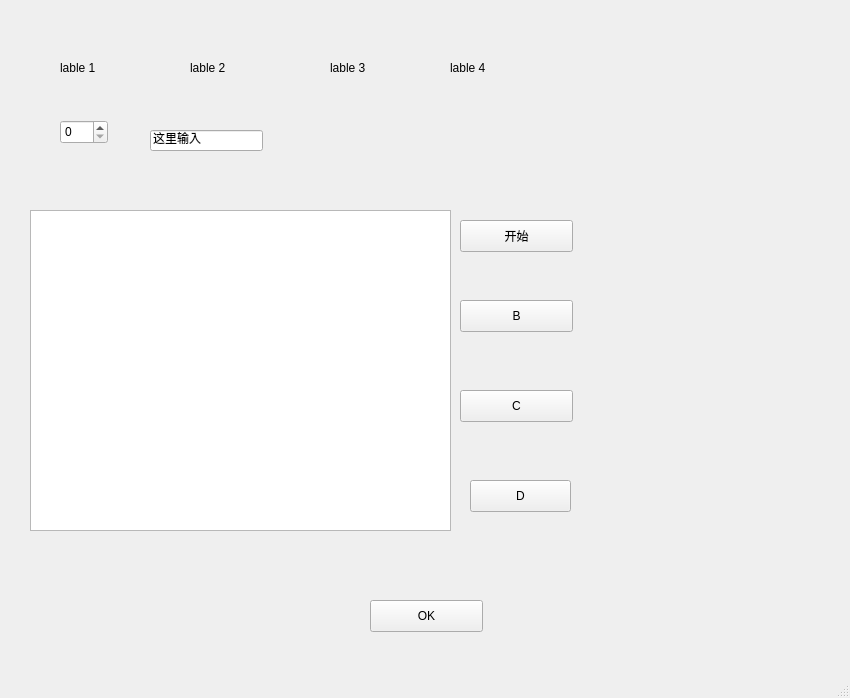
<?xml version="1.0" encoding="UTF-8"?>
<ui version="4.0">
 <class>MainWindow</class>
 <widget class="QMainWindow" name="MainWindow">
  <property name="enabled">
   <bool>true</bool>
  </property>
  <property name="geometry">
   <rect>
    <x>0</x>
    <y>0</y>
    <width>850</width>
    <height>698</height>
   </rect>
  </property>
  <property name="windowTitle">
   <string>MainWindow</string>
  </property>
  <widget class="QWidget" name="MyWindow">
   <widget class="QPushButton" name="pushButton">
    <property name="geometry">
     <rect>
      <x>460</x>
      <y>220</y>
      <width>113</width>
      <height>32</height>
     </rect>
    </property>
    <property name="text">
     <string>开始</string>
    </property>
   </widget>
   <widget class="QPushButton" name="pushButton_2">
    <property name="geometry">
     <rect>
      <x>460</x>
      <y>300</y>
      <width>113</width>
      <height>32</height>
     </rect>
    </property>
    <property name="text">
     <string>B</string>
    </property>
   </widget>
   <widget class="QLabel" name="label">
    <property name="geometry">
     <rect>
      <x>60</x>
      <y>60</y>
      <width>60</width>
      <height>16</height>
     </rect>
    </property>
    <property name="text">
     <string>lable 1</string>
    </property>
   </widget>
   <widget class="QLabel" name="label_2">
    <property name="geometry">
     <rect>
      <x>190</x>
      <y>60</y>
      <width>60</width>
      <height>16</height>
     </rect>
    </property>
    <property name="text">
     <string>lable 2</string>
    </property>
   </widget>
   <widget class="QLabel" name="label_3">
    <property name="geometry">
     <rect>
      <x>330</x>
      <y>60</y>
      <width>60</width>
      <height>16</height>
     </rect>
    </property>
    <property name="text">
     <string>lable 3</string>
    </property>
   </widget>
   <widget class="QLabel" name="label_4">
    <property name="geometry">
     <rect>
      <x>450</x>
      <y>60</y>
      <width>60</width>
      <height>16</height>
     </rect>
    </property>
    <property name="text">
     <string>lable 4</string>
    </property>
   </widget>
   <widget class="QPushButton" name="pushButton_3">
    <property name="geometry">
     <rect>
      <x>460</x>
      <y>390</y>
      <width>113</width>
      <height>32</height>
     </rect>
    </property>
    <property name="text">
     <string>C</string>
    </property>
   </widget>
   <widget class="QPushButton" name="pushButton_4">
    <property name="geometry">
     <rect>
      <x>470</x>
      <y>480</y>
      <width>101</width>
      <height>32</height>
     </rect>
    </property>
    <property name="text">
     <string>D</string>
    </property>
   </widget>
   <widget class="QGraphicsView" name="graphicsView">
    <property name="geometry">
     <rect>
      <x>30</x>
      <y>210</y>
      <width>421</width>
      <height>321</height>
     </rect>
    </property>
   </widget>
   <widget class="QPushButton" name="pushButton_5">
    <property name="enabled">
     <bool>true</bool>
    </property>
    <property name="geometry">
     <rect>
      <x>370</x>
      <y>600</y>
      <width>113</width>
      <height>32</height>
     </rect>
    </property>
    <property name="text">
     <string>OK</string>
    </property>
   </widget>
   <widget class="QSpinBox" name="spinBox">
    <property name="geometry">
     <rect>
      <x>60</x>
      <y>120</y>
      <width>48</width>
      <height>24</height>
     </rect>
    </property>
   </widget>
   <widget class="QLineEdit" name="lineEdit">
    <property name="geometry">
     <rect>
      <x>150</x>
      <y>130</y>
      <width>113</width>
      <height>21</height>
     </rect>
    </property>
    <property name="text">
     <string>这里输入</string>
    </property>
   </widget>
  </widget>
  <widget class="QMenuBar" name="menubar">
   <property name="geometry">
    <rect>
     <x>0</x>
     <y>0</y>
     <width>850</width>
     <height>24</height>
    </rect>
   </property>
  </widget>
  <widget class="QStatusBar" name="statusbar"/>
 </widget>
 <resources/>
 <connections>
  <connection>
   <sender>pushButton_3</sender>
   <signal>clicked()</signal>
   <receiver>label_4</receiver>
   <slot>lower()</slot>
   <hints>
    <hint type="sourcelabel">
     <x>356</x>
     <y>169</y>
    </hint>
    <hint type="destinationlabel">
     <x>479</x>
     <y>91</y>
    </hint>
   </hints>
  </connection>
 </connections>
</ui>
